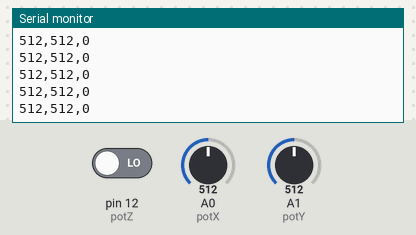
Recording of a sketch running on a simulated Arduino Uno, built with avr-gcc and run on an emulated ATmega328P. On the bench: the last lines printed to the serial monitor. The inputs (shaded band) are chosen by the test bench; at power-on: A0 (potX) = 512, A1 (potY) = 512, pin 12 (potZ) LOW.

Above: at 1.2 s.
1.3 s: A0 (potX) set to 716
At 1.31 s:
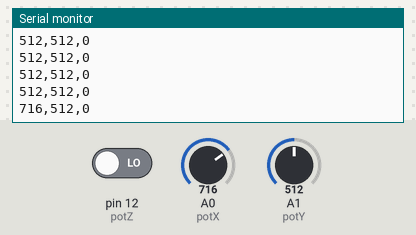
2.8 s: A1 (potY) set to 716
At 2.82 s:
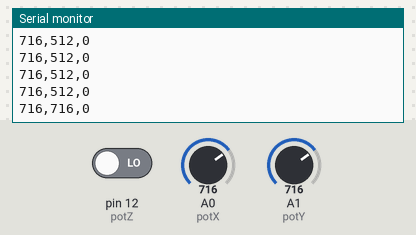
4.3 s: A0 (potX) set to 900
At 4.33 s:
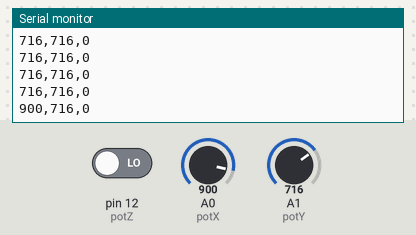
5.8 s: A1 (potY) set to 900
At 5.84 s:
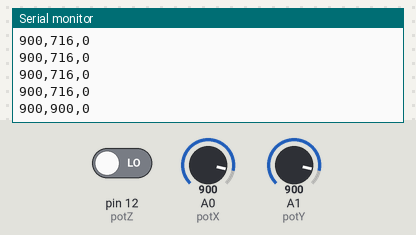
Timing chart, 0 to 8.3 s (numbered marks = the images above; inputs shaded):
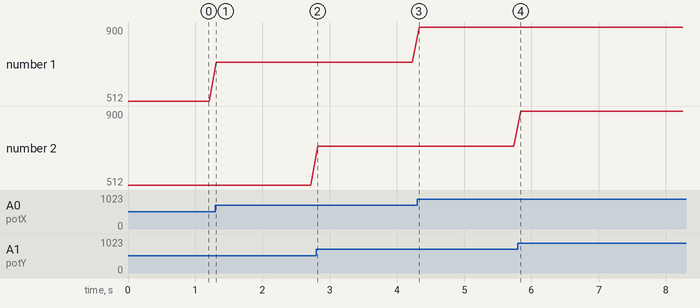

Measured:
- after the input at 1.3 s, the serial monitor: prints a new line at once (image 1)
- after the input at 2.8 s, the serial monitor: prints a new line at once (image 2)
- after the input at 4.3 s, the serial monitor: prints a new line at once (image 3)
- after the input at 5.8 s, the serial monitor: prints a new line at once (image 4)
- plotted number 1: 512 → 716 after the input at 1.3 s, 716 → 900 after the input at 4.3 s

The sketch:

sketch_mar24b.ino
```cpp
int potX=A0;
int potY=A1;
int potZ=12;

int xVal=0;
int yVal=0;
int zVal=0;

int dt=100;
void setup() {
 Serial.begin(115200);
 pinMode(potX,INPUT);
 pinMode(potY,INPUT);
 pinMode(potZ,INPUT);
 digitalWrite(potZ,LOW);
}

void loop() {
  xVal=analogRead(potX);
  yVal=analogRead(potY);
  potZ=digitalRead(potZ);
  Serial.print(xVal);
  Serial.print(",");
  Serial.print(yVal);
  Serial.print(",");
  Serial.println(potZ);
  delay(dt);
}
```
